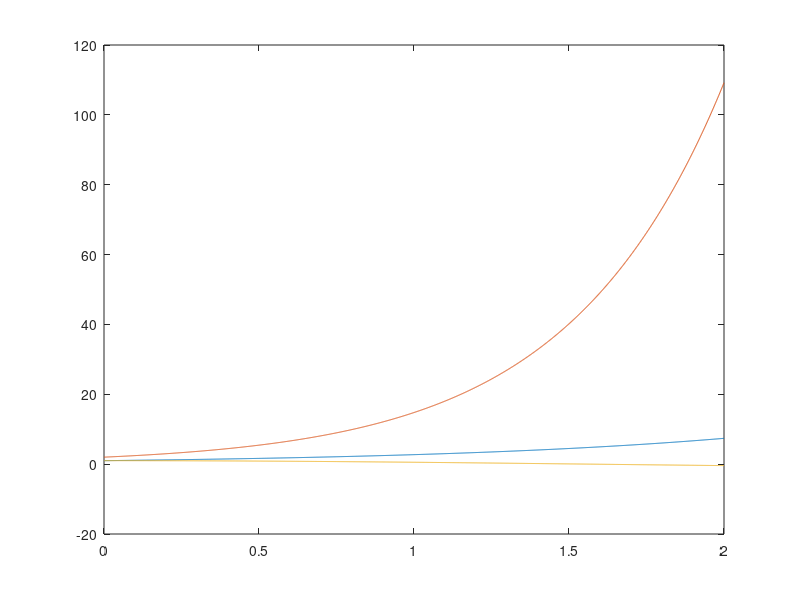

MATLAB code for this plot:
function diferenciaCentralSistemasRepaso
  clc
  clear
  y(:, 1) = [1; 2; 1];
  M = [1, 0, 0; 0, -1, 0; 0, 0, 2];
  C = [4, 0, 0; 0, -1, 0; 0, 0, 3];
  K = [0, 4, 1; 4, 2, 0; 1, 0, 1];
  h = 0.001;
  x = 0:h:2;
  Ginv = inv(C * (h/2) + M);
  D = Ginv * (-K * h^2 + 2 * M);
  H = Ginv * (C * (h/2) - M);
  derivadaI = [1; 4; 0];
  taylorAux = y(:, 1) - h * derivadaI + ((h^2) / 2) * (inv(M) * (R(0) - K * y(:, 1) - C * derivadaI));
  for i = 1: length(x) - 1
    if i == 1
      y(:, i + 1) = (h^2) * (Ginv * R(x(i))) + (D * y(:, i)) + (H * taylorAux);
    else
      y(:, i + 1) = (h^2) * (Ginv * R(x(i))) + (D * y(:, i)) + (H * y(:, i-1));
    endif
  endfor
  plot(x, y)
endfunction

function r = R(x)
   r = [(5 * exp(x) + 8 * exp(2 * x) + cos(x)); (-8 * exp(2*x) + 4 * exp(x)); (-cos(x) -3* sin(x) + exp(x))];
endfunction

